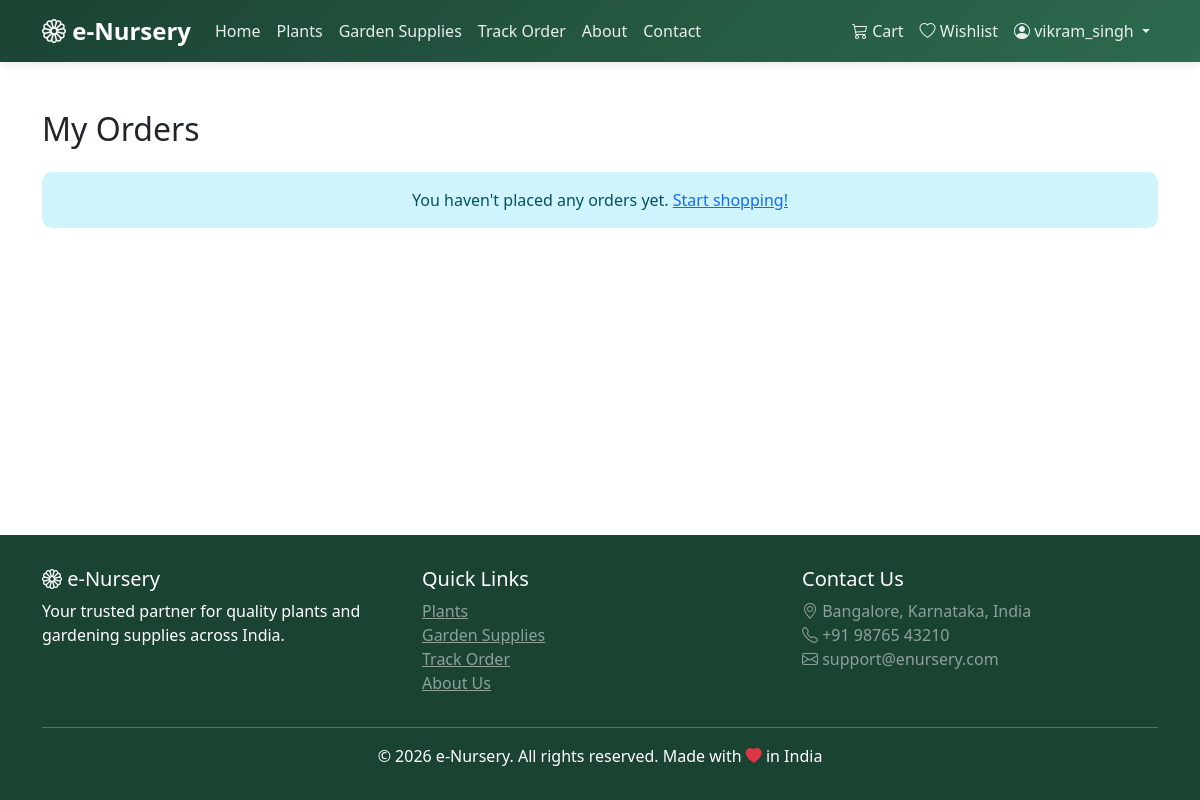
/orders (signed in), run on an earlier commit of the app's database.
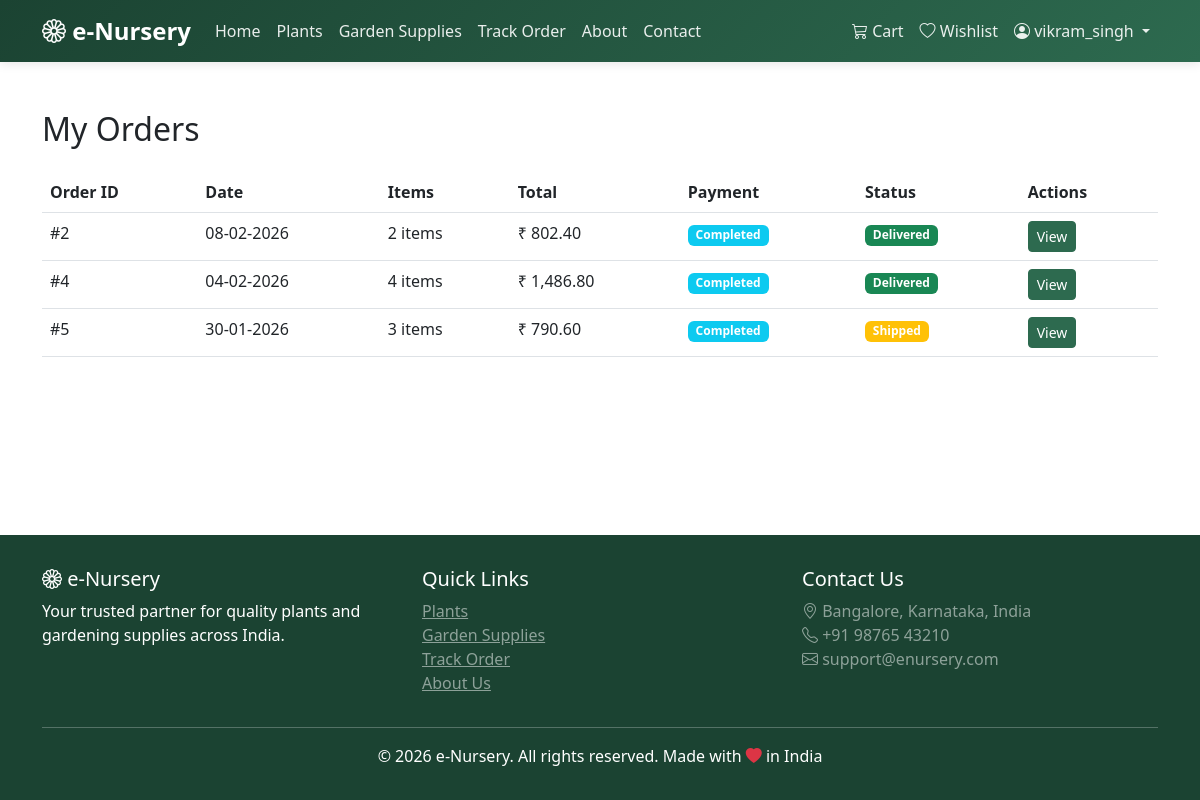
And on a later commit of the database.
### models.py (models this page shows, shortened)
class Order(db.Model):
    __tablename__ = 'orders'
    id = db.Column(db.Integer, primary_key=True)
    user_id = db.Column(db.Integer, db.ForeignKey('users.id'), nullable=False)
    total_amount = db.Column(db.Float, nullable=False)
    order_status = db.Column(db.String(50), default='Pending')
    payment_status = db.Column(db.String(50), default='Pending')
    payment_method = db.Column(db.String(50))
    tracking_number = db.Column(db.String(50), unique=True)
    shipping_address = db.Column(db.Text)
    estimated_delivery = db.Column(db.DateTime)
    created_at = db.Column(db.DateTime, default=datetime.utcnow)
    order_items = db.relationship('OrderItem', backref='order', lazy=True, cascade='all, delete-orphan')

### routes.py (the view)
    @app.route('/orders')
    @login_required
    def my_orders():
        orders = Order.query.filter_by(user_id=current_user.id).order_by(Order.created_at.desc()).all()
        return render_template('my_orders.html', orders=orders)

### app.py (called while the page is built)
@login_manager.user_loader
def load_user(user_id):
    return User.query.get(int(user_id))

### templates/my_orders.html (shortened to what this page needs)
{% extends 'base.html' %}
{% block content %}
<div class="container">
    <h2 class="mb-4">My Orders</h2>
    {% if orders|length == 0 %}
    <div class="alert alert-info text-center">
        You haven't placed any orders yet.
        <a href="{{ url_for('plants') }}">Start shopping!</a>
    </div>
    {% else %}
    <div class="table-responsive">
        <table class="table table-hover">
            <thead>
                <tr>
                    <th>Order ID</th>
                    <th>Date</th>
                    <th>Items</th>
                    <th>Total</th>
                    <th>Payment</th>
                    <th>Status</th>
                    <th>Actions</th>
                </tr>
            </thead>
            <tbody>
                {% for order in orders %}
                <tr>
                    <td>#{{ order.id }}</td>
                    <td>{{ order.created_at.strftime('%d-%m-%Y') }}</td>
                    <td>{{ order.order_items|length }} items</td>
                    <td>{{ format_currency(order.total_amount) }}</td>
                    <td><span class="badge bg-info">{{ order.payment_status }}</span></td>
                    <td>
                        {% if order.order_status == 'Delivered' %}
                        <span class="badge bg-success">{{ order.order_status }}</span>
                        {% elif order.order_status == 'Cancelled' %}
                        <span class="badge bg-danger">{{ order.order_status }}</span>
                        {% else %}
                        <span class="badge bg-warning">{{ order.order_status }}</span>
                        {% endif %}
                    </td>
                    <td>
                        <a href="{{ url_for('order_detail', id=order.id) }}" class="btn btn-sm btn-primary">View</a>
                    </td>
                </tr>
                {% endfor %}
            </tbody>
        </table>
    </div>
    {% endif %}
</div>
{% endblock %}

What changed in the data, as far as the page shows it:
now on this page (row edited): Order: id "2", created_at "08-02-2026", order_items|length "2", total_amount "₹ 802.40", payment_status "Completed", order_status "Delivered"
now on this page (row edited): Order: id "4", created_at "04-02-2026", order_items|length "4", total_amount "₹ 1,486.80", payment_status "Completed", order_status "Delivered"
now on this page (row edited): Order: id "5", created_at "30-01-2026", order_items|length "3", total_amount "₹ 790.60", payment_status "Completed", order_status "Shipped"
Also different on the page:
text no longer shown: "You haven't placed any orders yet. Start shopping!"
text now shown: "Order ID Date Items Total Payment Status Actions"
